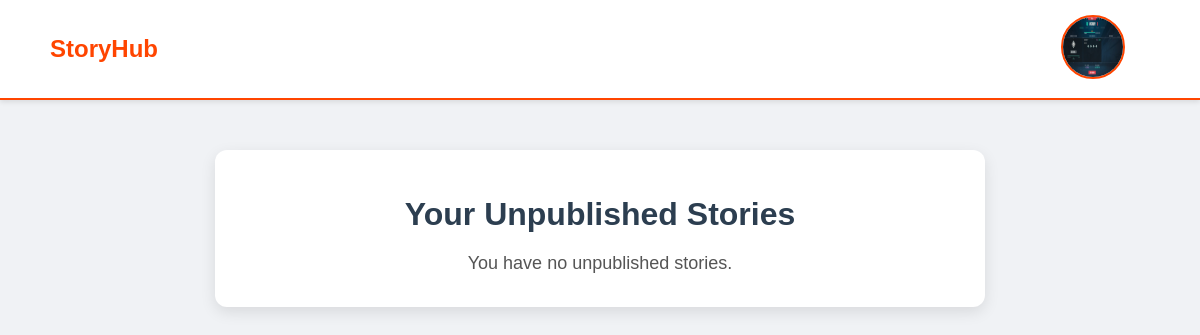
The page /unpublished-stories/ (signed in) on the database as committed earlier.
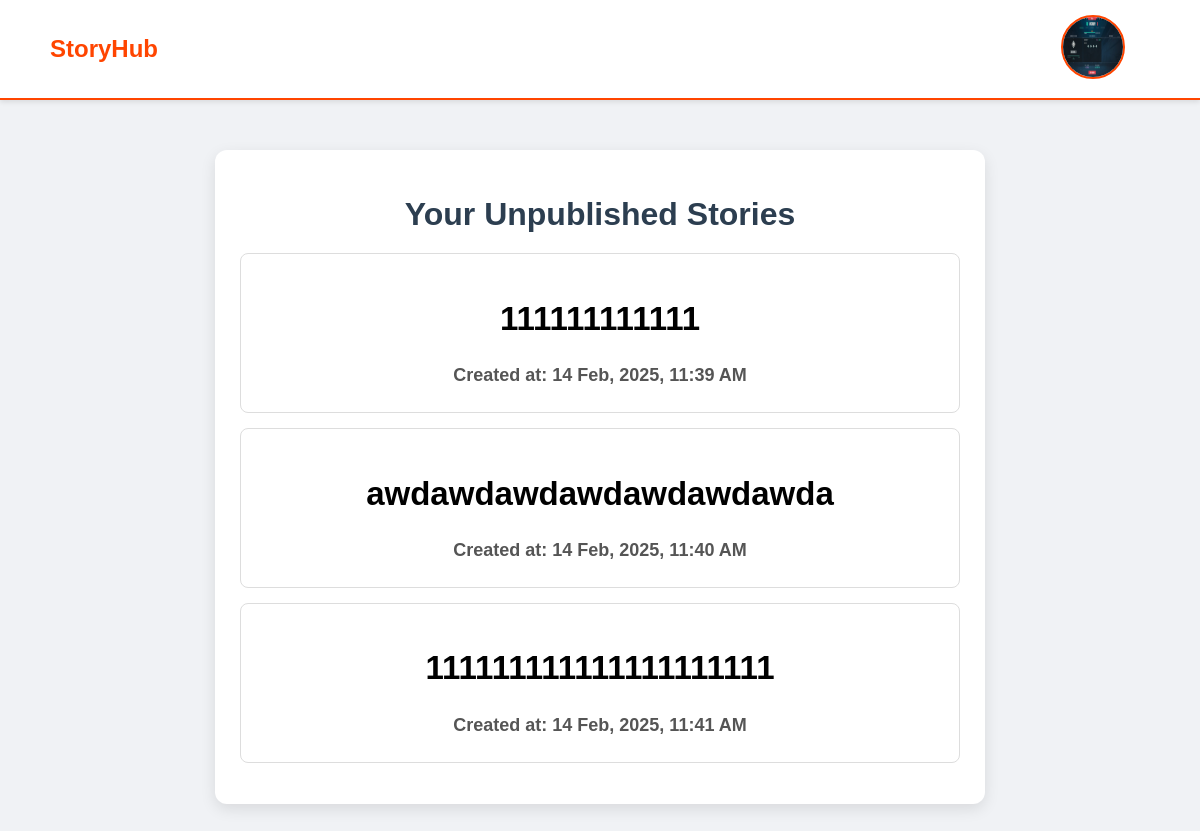
The same page on the database as committed later.
### stories/models.py (models this page shows, shortened)
class Story(models.Model):
    title = models.CharField(max_length=255)
    author = models.ForeignKey(User, on_delete=models.CASCADE)
    content = models.TextField()
    created_at = models.DateTimeField(auto_now_add=True)
    updated_at = models.DateTimeField(auto_now=True)
    is_published = models.BooleanField(default=True)
    cover_image = models.ImageField(upload_to='story_covers/', blank=True, null=True)
    genres = models.ManyToManyField(Genre, related_name="stories")  # Many-to-Many Relationship

### stories/views.py (the view)
# urls.py: path('unpublished-stories/', views.unpublished_stories, name='unpublished_stories'),
@login_required
def unpublished_stories(request):
    stories = Story.objects.filter(author=request.user, is_published=False)  # Fetch only the user's unpublished stories
    return render(request, 'stories/unpublished_stories.html', {'stories': stories})

### stories/templates/stories/unpublished_stories.html (shortened to what this page needs)
<!DOCTYPE html>
<html lang="en">
<head>
    {% load static %}
    <link rel="stylesheet" href="{% static 'stories/story_list.css' %}">
</head>
<body>
    {% include 'tools/navbar.html' %}
    <div class="container">
        <h1>Your Unpublished Stories</h1>
        {% if stories %}
            <div class="story-list">
                <ul>
                    {% for story in stories %}
                        <li>
                            <a href="{% url 'story_detail' story.pk %}" class="story-link">
                                <h2>{{ story.title }}</h2>
                                <p><strong>Created at:</strong> {{ story.created_at|date:"d M, Y, g:i A" }}</p>
                            </a>
                        </li>
                    {% endfor %}
                </ul>
            </div>
        {% else %}
            <p>You have no unpublished stories.</p>
        {% endif %}
    </div>
</body>
</html>

Rows that differ between the two databases and show on the page:
added Story: title "111111111111", created_at "14 Feb, 2025, 11:39 AM"
added Story: title "awdawdawdawdawdawdawda", created_at "14 Feb, 2025, 11:40 AM"
added Story: title "111111111111111111111", created_at "14 Feb, 2025, 11:41 AM"
Other text that changed with them:
text no longer shown: "You have no unpublished stories."
